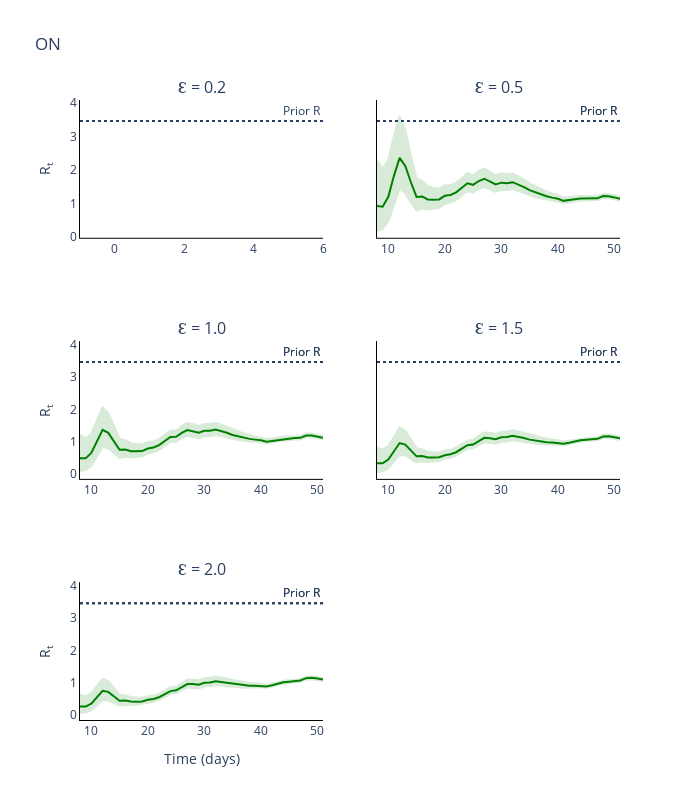

This figure's notebook cell:
### Code cell
from plotly.subplots import make_subplots

all_intervals = all_intervals[all_intervals['Central Probability']==0.95]

fig = go.Figure()
fig = make_subplots(
    rows=int(np.ceil(epsilon_range.shape[0]/2)), cols=2, subplot_titles=tuple('Ɛ = {}'.format(epsilon) for epsilon in epsilon_range[epsilon_range!=0]), shared_yaxes=True
)

# Plot (bar chart cases each day)
for e, epsilon in enumerate(epsilon_range[epsilon_range!=0]):
    if e == 0:
        fig.add_trace(
            go.Scatter(
                x=all_intervals.loc[all_intervals['Epsilon']==epsilon]['Time Points'],
                y=all_intervals.loc[all_intervals['Epsilon']==epsilon]['Mean'],
                name='Mean R profile for for new Ɛ',
                line_color='green'
            ),
            row= int(np.floor(e / 2)) + 1,
            col= e % 2 + 1
        )

        fig.add_trace(
            go.Scatter(
                x=all_intervals.loc[all_intervals['Epsilon']==epsilon]['Time Points'].tolist() + all_intervals.loc[all_intervals['Epsilon']==epsilon]['Time Points'].tolist()[::-1],
                y=all_intervals.loc[all_intervals['Epsilon']==epsilon][
                    'Upper bound CI'].values.tolist() + all_intervals.loc[all_intervals['Epsilon']==epsilon][
                        'Lower bound CI'].values.tolist()[::-1],
                fill='toself',
                fillcolor='green',
                line_color='green',
                opacity=0.15,
                mode='lines',
                name='Credible interval for new Ɛ',
            ),
            row= int(np.floor(e / 2)) + 1,
            col= e % 2 + 1
        )

        fig.add_trace(
            go.Scatter(
                x=all_intervals.loc[all_intervals['Epsilon']==epsilon]['Time Points'],
                y=all_intervals.loc[all_intervals['Epsilon']==0]['Mean'],
                name='Mean R profile for for Ɛ = 0'.format(epsilon),
                line_color='purple'
            ),
            row= int(np.floor(e / 2)) + 1,
            col= e % 2 + 1
        )


        fig.add_trace(
            go.Scatter(
                x=all_intervals.loc[all_intervals['Epsilon']==epsilon]['Time Points'].tolist() + all_intervals.loc[all_intervals['Epsilon']==epsilon]['Time Points'].tolist()[::-1],
                y=all_intervals.loc[all_intervals['Epsilon']==0][
                    'Upper bound CI'].values.tolist() + all_intervals.loc[all_intervals['Epsilon']==0][
                        'Lower bound CI'].values.tolist()[::-1],
                fill='toself',
                fillcolor='purple',
                line_color='purple',
                opacity=0.15,
                mode='lines',
                name='Credible interval for Ɛ = 0'
            ),
            row= int(np.floor(e / 2)) + 1,
            col= e % 2 + 1
        )

    else:
        fig.add_trace(
            go.Scatter(
                x=all_intervals.loc[all_intervals['Epsilon']==epsilon]['Time Points'],
                y=all_intervals.loc[all_intervals['Epsilon']==epsilon]['Mean'],
                line_color='green',
                showlegend=False
            ),
            row= int(np.floor(e / 2)) + 1,
            col= e % 2 + 1
        )

        fig.add_trace(
            go.Scatter(
                x=all_intervals.loc[all_intervals['Epsilon']==epsilon]['Time Points'].tolist() + all_intervals.loc[all_intervals['Epsilon']==epsilon]['Time Points'].tolist()[::-1],
                y=all_intervals.loc[all_intervals['Epsilon']==epsilon][
                    'Upper bound CI'].values.tolist() + all_intervals.loc[all_intervals['Epsilon']==epsilon][
                        'Lower bound CI'].values.tolist()[::-1],
                fill='toself',
                fillcolor='green',
                line_color='green',
                opacity=0.15,
                showlegend=False,
                mode='lines'
            ),
            row= int(np.floor(e / 2)) + 1,
            col= e % 2 + 1
        )

        fig.add_trace(
            go.Scatter(
                x=all_intervals.loc[all_intervals['Epsilon']==epsilon]['Time Points'],
                y=all_intervals.loc[all_intervals['Epsilon']==0]['Mean'],
                showlegend=False,
                line_color='purple'
            ),
            row= int(np.floor(e / 2)) + 1,
            col= e % 2 + 1
        )


        fig.add_trace(
            go.Scatter(
                x=all_intervals.loc[all_intervals['Epsilon']==epsilon]['Time Points'].tolist() + all_intervals.loc[all_intervals['Epsilon']==epsilon]['Time Points'].tolist()[::-1],
                y=all_intervals.loc[all_intervals['Epsilon']==0][
                    'Upper bound CI'].values.tolist() + all_intervals.loc[all_intervals['Epsilon']==0][
                        'Lower bound CI'].values.tolist()[::-1],
                fill='toself',
                fillcolor='purple',
                line_color='purple',
                opacity=0.15,
                mode='lines',
                showlegend=False,
            ),
            row= int(np.floor(e / 2)) + 1,
            col= e % 2 + 1
        )

        #fig.add_hrect(y0=prior_dist_interval[0], y1=prior_dist_interval[1], line_width=0, fillcolor='black', opacity=0.1)
        fig.add_hline(y=median, line_dash='dot',
                annotation_text='Prior R', fillcolor='black',
                annotation_position='top right',
                row= int(np.floor(e / 2)) + 1,
                col= e % 2 + 1)

    #fig.add_hrect(y0=prior_dist_interval[0], y1=prior_dist_interval[1], line_width=0, fillcolor='black', opacity=0.1)
    fig.add_hline(y=median, line_dash='dot',
              annotation_text='Prior R', fillcolor='black',
              annotation_position='top right',
              row= int(np.floor(e / 2)) + 1,
              col= e % 2 + 1)


# Add axis labels
fig.update_layout(
    title='ON',
    width=700, 
    height=800,
    plot_bgcolor='white',
    xaxis=dict(linecolor='black'),
    yaxis=dict(linecolor='black'),
    xaxis2=dict(linecolor='black'),
    yaxis2=dict(linecolor='black'),
    xaxis3=dict(linecolor='black'),
    yaxis3=dict(linecolor='black'),
    xaxis4=dict(linecolor='black'),
    yaxis4=dict(linecolor='black'),
    xaxis5=dict(linecolor='black'),
    yaxis5=dict(linecolor='black'),
    xaxis6=dict(linecolor='black'),
    yaxis6=dict(linecolor='black'),
    legend=dict(
        orientation="h",
        yanchor="bottom",
        y=1.02,
        xanchor="right",
        x=1
    ))

fig.update_xaxes(row=3, col=1, title_text='Time (days)')
fig.update_xaxes(row=3, col=2, title_text='Time (days)')
fig.update_yaxes(row=1, col=1, title_text='R<sub>t</sub>')
fig.update_yaxes(row=2, col=1, title_text='R<sub>t</sub>')
fig.update_yaxes(row=3, col=1, title_text='R<sub>t</sub>')

# fig.write_image('ON-diff-eps-inf.pdf')
fig.show()

### Figure 1 — Plotly figure (JSON) as saved in the notebook; plotly's stock layout.template omitted (floating-point values rounded to 4 significant figures)
{"data": [{"line": {"color": "green"}, "name": "Mean R profile for for new Ɛ", "type": "scatter", "x": [], "xaxis": "x", "y": [], "yaxis": "y"}, {"fill": "toself", "fillcolor": "green", "line": {"color": "green"}, "mode": "lines", "name": "Credible interval for new Ɛ", "opacity": 0.15, "type": "scatter", "x": [], "xaxis": "x", "y": [], "yaxis": "y"}, {"line": {"color": "purple"}, "name": "Mean R profile for for Ɛ = 0", "type": "scatter", "x": [], "xaxis": "x", "y": [], "yaxis": "y"}, {"fill": "toself", "fillcolor": "purple", "line": {"color": "purple"}, "mode": "lines", "name": "Credible interval for Ɛ = 0", "opacity": 0.15, "type": "scatter", "x": [], "xaxis": "x", "y": [], "yaxis": "y"}, {"line": {"color": "green"}, "showlegend": false, "type": "scatter", "x": [8, 9, 10, 11, 12, 13, 14, 15, 16, 17, 18, 19, 20, 21, 22, 23, 24, 25, 26, 27, 28, 29, 30, 31, 32, 33, 34, 35, 36, 37, 38, 39, 40, 41, 42, 43, 44, 45, 46, 47, 48, 49, 50, 51], "xaxis": "x2", "y": [0.9294, 0.9076, 1.202, 1.829, 2.365, 2.127, 1.637, 1.201, 1.21, 1.125, 1.116, 1.125, 1.233, 1.26, 1.337, 1.472, 1.608, 1.561, 1.675, 1.743, 1.668, 1.574, 1.626, 1.611, 1.64, 1.571, 1.494, 1.401, 1.335, 1.266, 1.219, 1.179, 1.144, 1.083, 1.096, 1.131, 1.15, 1.154, 1.161, 1.158, 1.225, 1.22, 1.186, 1.141], "yaxis": "y2"}, {"fill": "toself", "fillcolor": "green", "line": {"color": "green"}, "mode": "lines", "opacity": 0.15, "showlegend": false, "type": "scatter", "x": [8, 9, 10, 11, 12, 13, 14, 15, 16, 17, 18, 19, 20, 21, 22, 23, 24, 25, 26, 27, 28, 29, 30, 31, 32, 33, 34, 35, 36, 37, 38, 39, 40, 41, 42, 43, 44, 45, 46, 47, 48, 49, 50, 51, 51, 50, 49, 48, 47, 46, 45, 44, 43, 42, 41, 40, 39, 38, 37, 36, 35, 34, 33, 32, 31, 30, 29, 28, 27, 26, 25, 24, 23, 22, 21, 20, 19, 18, 17, 16, 15, 14, 13, 12, 11, 10, 9, 8], "xaxis": "x2", "y": [2.297, 2.04, 2.31, 3.022, 3.603, 3.2, 2.439, 1.749, 1.681, 1.516, 1.466, 1.446, 1.547, 1.554, 1.626, 1.767, 1.911, 1.85, 1.977, 2.051, 1.963, 1.852, 1.904, 1.875, 1.901, 1.817, 1.723, 1.606, 1.52, 1.428, 1.364, 1.308, 1.257, 1.181, 1.187, 1.214, 1.226, 1.224, 1.23, 1.225, 1.294, 1.288, 1.254, 1.209, 1.086, 1.129, 1.164, 1.169, 1.104, 1.107, 1.1, 1.096, 1.073, 1.034, 1.015, 1.066, 1.09, 1.117, 1.149, 1.2, 1.246, 1.318, 1.379, 1.436, 1.406, 1.41, 1.351, 1.428, 1.496, 1.431, 1.327, 1.367, 1.239, 1.108, 1.027, 0.9866, 0.8728, 0.8417, 0.8223, 0.8528, 0.792, 1.042, 1.318, 1.428, 0.962, 0.4698, 0.2411, 0.1866], "yaxis": "y2"}, {"line": {"color": "purple"}, "showlegend": false, "type": "scatter", "x": [8, 9, 10, 11, 12, 13, 14, 15, 16, 17, 18, 19, 20, 21, 22, 23, 24, 25, 26, 27, 28, 29, 30, 31, 32, 33, 34, 35, 36, 37, 38, 39, 40, 41, 42, 43, 44, 45, 46, 47, 48, 49, 50, 51], "xaxis": "x2", "y": [], "yaxis": "y2"}, {"fill": "toself", "fillcolor": "purple", "line": {"color": "purple"}, "mode": "lines", "opacity": 0.15, "showlegend": false, "type": "scatter", "x": [8, 9, 10, 11, 12, 13, 14, 15, 16, 17, 18, 19, 20, 21, 22, 23, 24, 25, 26, 27, 28, 29, 30, 31, 32, 33, 34, 35, 36, 37, 38, 39, 40, 41, 42, 43, 44, 45, 46, 47, 48, 49, 50, 51, 51, 50, 49, 48, 47, 46, 45, 44, 43, 42, 41, 40, 39, 38, 37, 36, 35, 34, 33, 32, 31, 30, 29, 28, 27, 26, 25, 24, 23, 22, 21, 20, 19, 18, 17, 16, 15, 14, 13, 12, 11, 10, 9, 8], "xaxis": "x2", "y": [], "yaxis": "y2"}, {"line": {"color": "green"}, "showlegend": false, "type": "scatter", "x": [8, 9, 10, 11, 12, 13, 14, 15, 16, 17, 18, 19, 20, 21, 22, 23, 24, 25, 26, 27, 28, 29, 30, 31, 32, 33, 34, 35, 36, 37, 38, 39, 40, 41, 42, 43, 44, 45, 46, 47, 48, 49, 50, 51], "xaxis": "x3", "y": [0.4954, 0.4897, 0.6591, 1.025, 1.369, 1.279, 1.015, 0.756, 0.7654, 0.711, 0.7064, 0.7159, 0.7942, 0.8275, 0.9011, 1.021, 1.152, 1.156, 1.279, 1.366, 1.335, 1.281, 1.341, 1.341, 1.378, 1.332, 1.28, 1.212, 1.169, 1.121, 1.092, 1.069, 1.05, 1.005, 1.029, 1.071, 1.098, 1.109, 1.122, 1.125, 1.195, 1.195, 1.165, 1.125], "yaxis": "y3"}, {"fill": "toself", "fillcolor": "green", "line": {"color": "green"}, "mode": "lines", "opacity": 0.15, "showlegend": false, "type": "scatter", "x": [8, 9, 10, 11, 12, 13, 14, 15, 16, 17, 18, 19, 20, 21, 22, 23, 24, 25, 26, 27, 28, 29, 30, 31, 32, 33, 34, 35, 36, 37, 38, 39, 40, 41, 42, 43, 44, 45, 46, 47, 48, 49, 50, 51, 51, 50, 49, 48, 47, 46, 45, 44, 43, 42, 41, 40, 39, 38, 37, 36, 35, 34, 33, 32, 31, 30, 29, 28, 27, 26, 25, 24, 23, 22, 21, 20, 19, 18, 17, 16, 15, 14, 13, 12, 11, 10, 9, 8], "xaxis": "x3", "y": [1.224, 1.099, 1.264, 1.687, 2.068, 1.901, 1.497, 1.096, 1.061, 0.9576, 0.9275, 0.9184, 0.9931, 1.015, 1.086, 1.212, 1.35, 1.349, 1.486, 1.583, 1.551, 1.491, 1.555, 1.549, 1.586, 1.531, 1.466, 1.382, 1.322, 1.257, 1.214, 1.178, 1.146, 1.089, 1.106, 1.141, 1.162, 1.169, 1.181, 1.183, 1.256, 1.256, 1.227, 1.186, 1.072, 1.112, 1.143, 1.144, 1.076, 1.074, 1.062, 1.051, 1.021, 0.976, 0.9484, 0.9841, 0.9949, 1.008, 1.024, 1.057, 1.085, 1.135, 1.176, 1.213, 1.178, 1.171, 1.111, 1.158, 1.19, 1.112, 1.0, 0.9942, 0.8703, 0.7543, 0.6797, 0.6381, 0.5566, 0.5333, 0.52, 0.5401, 0.501, 0.6525, 0.8043, 0.8356, 0.5412, 0.2581, 0.1302, 0.09951], "yaxis": "y3"}, {"line": {"color": "purple"}, "showlegend": false, "type": "scatter", "x": [8, 9, 10, 11, 12, 13, 14, 15, 16, 17, 18, 19, 20, 21, 22, 23, 24, 25, 26, 27, 28, 29, 30, 31, 32, 33, 34, 35, 36, 37, 38, 39, 40, 41, 42, 43, 44, 45, 46, 47, 48, 49, 50, 51], "xaxis": "x3", "y": [], "yaxis": "y3"}, {"fill": "toself", "fillcolor": "purple", "line": {"color": "purple"}, "mode": "lines", "opacity": 0.15, "showlegend": false, "type": "scatter", "x": [8, 9, 10, 11, 12, 13, 14, 15, 16, 17, 18, 19, 20, 21, 22, 23, 24, 25, 26, 27, 28, 29, 30, 31, 32, 33, 34, 35, 36, 37, 38, 39, 40, 41, 42, 43, 44, 45, 46, 47, 48, 49, 50, 51, 51, 50, 49, 48, 47, 46, 45, 44, 43, 42, 41, 40, 39, 38, 37, 36, 35, 34, 33, 32, 31, 30, 29, 28, 27, 26, 25, 24, 23, 22, 21, 20, 19, 18, 17, 16, 15, 14, 13, 12, 11, 10, 9, 8], "xaxis": "x3", "y": [], "yaxis": "y3"}, {"line": {"color": "green"}, "showlegend": false, "type": "scatter", "x": [8, 9, 10, 11, 12, 13, 14, 15, 16, 17, 18, 19, 20, 21, 22, 23, 24, 25, 26, 27, 28, 29, 30, 31, 32, 33, 34, 35, 36, 37, 38, 39, 40, 41, 42, 43, 44, 45, 46, 47, 48, 49, 50, 51], "xaxis": "x4", "y": [0.3377, 0.3353, 0.454, 0.7116, 0.9633, 0.9143, 0.7352, 0.5517, 0.5597, 0.5198, 0.5168, 0.525, 0.5856, 0.616, 0.6794, 0.7818, 0.8975, 0.9184, 1.035, 1.124, 1.114, 1.081, 1.14, 1.149, 1.188, 1.156, 1.119, 1.069, 1.039, 1.006, 0.9893, 0.978, 0.9699, 0.9386, 0.9697, 1.018, 1.051, 1.068, 1.086, 1.093, 1.166, 1.17, 1.145, 1.108], "yaxis": "y4"}, {"fill": "toself", "fillcolor": "green", "line": {"color": "green"}, "mode": "lines", "opacity": 0.15, "showlegend": false, "type": "scatter", "x": [8, 9, 10, 11, 12, 13, 14, 15, 16, 17, 18, 19, 20, 21, 22, 23, 24, 25, 26, 27, 28, 29, 30, 31, 32, 33, 34, 35, 36, 37, 38, 39, 40, 41, 42, 43, 44, 45, 46, 47, 48, 49, 50, 51, 51, 50, 49, 48, 47, 46, 45, 44, 43, 42, 41, 40, 39, 38, 37, 36, 35, 34, 33, 32, 31, 30, 29, 28, 27, 26, 25, 24, 23, 22, 21, 20, 19, 18, 17, 16, 15, 14, 13, 12, 11, 10, 9, 8], "xaxis": "x4", "y": [0.8345, 0.7526, 0.8699, 1.17, 1.45, 1.353, 1.08, 0.7975, 0.775, 0.6998, 0.6782, 0.673, 0.7313, 0.7536, 0.8161, 0.9234, 1.045, 1.062, 1.191, 1.29, 1.282, 1.248, 1.314, 1.32, 1.361, 1.323, 1.276, 1.212, 1.17, 1.123, 1.094, 1.072, 1.053, 1.01, 1.035, 1.078, 1.105, 1.119, 1.137, 1.145, 1.22, 1.225, 1.202, 1.165, 1.059, 1.095, 1.122, 1.119, 1.049, 1.042, 1.025, 1.009, 0.9733, 0.9231, 0.8891, 0.9135, 0.9142, 0.917, 0.9238, 0.9447, 0.9611, 0.9973, 1.025, 1.05, 1.013, 1.001, 0.9434, 0.9739, 0.9874, 0.9082, 0.8017, 0.7805, 0.6702, 0.5714, 0.5077, 0.4715, 0.4086, 0.3903, 0.3802, 0.3951, 0.3664, 0.4748, 0.5785, 0.5904, 0.3765, 0.1779, 0.08921, 0.06784], "yaxis": "y4"}, {"line": {"color": "purple"}, "showlegend": false, "type": "scatter", "x": [8, 9, 10, 11, 12, 13, 14, 15, 16, 17, 18, 19, 20, 21, 22, 23, 24, 25, 26, 27, 28, 29, 30, 31, 32, 33, 34, 35, 36, 37, 38, 39, 40, 41, 42, 43, 44, 45, 46, 47, 48, 49, 50, 51], "xaxis": "x4", "y": [], "yaxis": "y4"}, {"fill": "toself", "fillcolor": "purple", "line": {"color": "purple"}, "mode": "lines", "opacity": 0.15, "showlegend": false, "type": "scatter", "x": [8, 9, 10, 11, 12, 13, 14, 15, 16, 17, 18, 19, 20, 21, 22, 23, 24, 25, 26, 27, 28, 29, 30, 31, 32, 33, 34, 35, 36, 37, 38, 39, 40, 41, 42, 43, 44, 45, 46, 47, 48, 49, 50, 51, 51, 50, 49, 48, 47, 46, 45, 44, 43, 42, 41, 40, 39, 38, 37, 36, 35, 34, 33, 32, 31, 30, 29, 28, 27, 26, 25, 24, 23, 22, 21, 20, 19, 18, 17, 16, 15, 14, 13, 12, 11, 10, 9, 8], "xaxis": "x4", "y": [], "yaxis": "y4"}, {"line": {"color": "green"}, "showlegend": false, "type": "scatter", "x": [8, 9, 10, 11, 12, 13, 14, 15, 16, 17, 18, 19, 20, 21, 22, 23, 24, 25, 26, 27, 28, 29, 30, 31, 32, 33, 34, 35, 36, 37, 38, 39, 40, 41, 42, 43, 44, 45, 46, 47, 48, 49, 50, 51], "xaxis": "x5", "y": [0.2562, 0.2549, 0.3462, 0.5451, 0.7431, 0.7116, 0.5764, 0.4343, 0.4412, 0.4096, 0.4074, 0.4144, 0.4639, 0.4906, 0.5453, 0.6334, 0.7351, 0.7617, 0.8692, 0.9543, 0.9551, 0.9344, 0.992, 1.005, 1.044, 1.021, 0.9938, 0.9553, 0.9356, 0.9123, 0.9042, 0.9011, 0.9015, 0.8801, 0.9167, 0.9691, 1.007, 1.029, 1.052, 1.063, 1.138, 1.147, 1.126, 1.092], "yaxis": "y5"}, {"fill": "toself", "fillcolor": "green", "line": {"color": "green"}, "mode": "lines", "opacity": 0.15, "showlegend": false, "type": "scatter", "x": [8, 9, 10, 11, 12, 13, 14, 15, 16, 17, 18, 19, 20, 21, 22, 23, 24, 25, 26, 27, 28, 29, 30, 31, 32, 33, 34, 35, 36, 37, 38, 39, 40, 41, 42, 43, 44, 45, 46, 47, 48, 49, 50, 51, 51, 50, 49, 48, 47, 46, 45, 44, 43, 42, 41, 40, 39, 38, 37, 36, 35, 34, 33, 32, 31, 30, 29, 28, 27, 26, 25, 24, 23, 22, 21, 20, 19, 18, 17, 16, 15, 14, 13, 12, 11, 10, 9, 8], "xaxis": "x5", "y": [0.633, 0.5721, 0.6632, 0.8955, 1.117, 1.05, 0.8446, 0.6269, 0.6105, 0.5514, 0.5346, 0.5311, 0.5787, 0.5994, 0.6536, 0.7459, 0.8527, 0.8765, 0.9943, 1.088, 1.092, 1.073, 1.138, 1.149, 1.192, 1.164, 1.13, 1.08, 1.049, 1.014, 0.9961, 0.9835, 0.9745, 0.9427, 0.974, 1.021, 1.054, 1.074, 1.097, 1.109, 1.187, 1.196, 1.177, 1.145, 1.046, 1.079, 1.102, 1.096, 1.023, 1.012, 0.9907, 0.9691, 0.9289, 0.8749, 0.8361, 0.8518, 0.8453, 0.8413, 0.8411, 0.8537, 0.8623, 0.889, 0.9086, 0.9262, 0.8892, 0.8746, 0.8196, 0.8401, 0.8438, 0.7675, 0.6687, 0.6421, 0.5447, 0.4598, 0.4051, 0.3739, 0.3228, 0.3078, 0.2996, 0.3115, 0.2888, 0.3732, 0.4517, 0.4564, 0.2886, 0.1357, 0.06784, 0.05146], "yaxis": "y5"}, {"line": {"color": "purple"}, "showlegend": false, "type": "scatter", "x": [8, 9, 10, 11, 12, 13, 14, 15, 16, 17, 18, 19, 20, 21, 22, 23, 24, 25, 26, 27, 28, 29, 30, 31, 32, 33, 34, 35, 36, 37, 38, 39, 40, 41, 42, 43, 44, 45, 46, 47, 48, 49, 50, 51], "xaxis": "x5", "y": [], "yaxis": "y5"}, {"fill": "toself", "fillcolor": "purple", "line": {"color": "purple"}, "mode": "lines", "opacity": 0.15, "showlegend": false, "type": "scatter", "x": [8, 9, 10, 11, 12, 13, 14, 15, 16, 17, 18, 19, 20, 21, 22, 23, 24, 25, 26, 27, 28, 29, 30, 31, 32, 33, 34, 35, 36, 37, 38, 39, 40, 41, 42, 43, 44, 45, 46, 47, 48, 49, 50, 51, 51, 50, 49, 48, 47, 46, 45, 44, 43, 42, 41, 40, 39, 38, 37, 36, 35, 34, 33, 32, 31, 30, 29, 28, 27, 26, 25, 24, 23, 22, 21, 20, 19, 18, 17, 16, 15, 14, 13, 12, 11, 10, 9, 8], "xaxis": "x5", "y": [], "yaxis": "y5"}], "layout": {"annotations": [{"font": {"size": 16}, "showarrow": false, "text": "Ɛ = 0.2", "x": 0.225, "xanchor": "center", "xref": "paper", "y": 1, "yanchor": "bottom", "yref": "paper"}, {"font": {"size": 16}, "showarrow": false, "text": "Ɛ = 0.5", "x": 0.775, "xanchor": "center", "xref": "paper", "y": 1, "yanchor": "bottom", "yref": "paper"}, {"font": {"size": 16}, "showarrow": false, "text": "Ɛ = 1.0", "x": 0.225, "xanchor": "center", "xref": "paper", "y": 0.6111, "yanchor": "bottom", "yref": "paper"}, {"font": {"size": 16}, "showarrow": false, "text": "Ɛ = 1.5", "x": 0.775, "xanchor": "center", "xref": "paper", "y": 0.6111, "yanchor": "bottom", "yref": "paper"}, {"font": {"size": 16}, "showarrow": false, "text": "Ɛ = 2.0", "x": 0.225, "xanchor": "center", "xref": "paper", "y": 0.2222, "yanchor": "bottom", "yref": "paper"}, {"showarrow": false, "text": "Prior R", "x": 1, "xanchor": "right", "xref": "x domain", "y": 3.466, "yanchor": "bottom", "yref": "y"}, {"showarrow": false, "text": "Prior R", "x": 1, "xanchor": "right", "xref": "x2 domain", "y": 3.466, "yanchor": "bottom", "yref": "y2"}, {"showarrow": false, "text": "Prior R", "x": 1, "xanchor": "right", "xref": "x2 domain", "y": 3.466, "yanchor": "bottom", "yref": "y2"}, {"showarrow": false, "text": "Prior R", "x": 1, "xanchor": "right", "xref": "x3 domain", "y": 3.466, "yanchor": "bottom", "yref": "y3"}, {"showarrow": false, "text": "Prior R", "x": 1, "xanchor": "right", "xref": "x3 domain", "y": 3.466, "yanchor": "bottom", "yref": "y3"}, {"showarrow": false, "text": "Prior R", "x": 1, "xanchor": "right", "xref": "x4 domain", "y": 3.466, "yanchor": "bottom", "yref": "y4"}, {"showarrow": false, "text": "Prior R", "x": 1, "xanchor": "right", "xref": "x4 domain", "y": 3.466, "yanchor": "bottom", "yref": "y4"}, {"showarrow": false, "text": "Prior R", "x": 1, "xanchor": "right", "xref": "x5 domain", "y": 3.466, "yanchor": "bottom", "yref": "y5"}, {"showarrow": false, "text": "Prior R", "x": 1, "xanchor": "right", "xref": "x5 domain", "y": 3.466, "yanchor": "bottom", "yref": "y5"}], "height": 800, "legend": {"orientation": "h", "x": 1, "xanchor": "right", "y": 1.02, "yanchor": "bottom"}, "plot_bgcolor": "white", "shapes": [{"fillcolor": "black", "line": {"dash": "dot"}, "type": "line", "x0": 0, "x1": 1, "xref": "x domain", "y0": 3.466, "y1": 3.466, "yref": "y"}, {"fillcolor": "black", "line": {"dash": "dot"}, "type": "line", "x0": 0, "x1": 1, "xref": "x2 domain", "y0": 3.466, "y1": 3.466, "yref": "y2"}, {"fillcolor": "black", "line": {"dash": "dot"}, "type": "line", "x0": 0, "x1": 1, "xref": "x2 domain", "y0": 3.466, "y1": 3.466, "yref": "y2"}, {"fillcolor": "black", "line": {"dash": "dot"}, "type": "line", "x0": 0, "x1": 1, "xref": "x3 domain", "y0": 3.466, "y1": 3.466, "yref": "y3"}, {"fillcolor": "black", "line": {"dash": "dot"}, "type": "line", "x0": 0, "x1": 1, "xref": "x3 domain", "y0": 3.466, "y1": 3.466, "yref": "y3"}, {"fillcolor": "black", "line": {"dash": "dot"}, "type": "line", "x0": 0, "x1": 1, "xref": "x4 domain", "y0": 3.466, "y1": 3.466, "yref": "y4"}, {"fillcolor": "black", "line": {"dash": "dot"}, "type": "line", "x0": 0, "x1": 1, "xref": "x4 domain", "y0": 3.466, "y1": 3.466, "yref": "y4"}, {"fillcolor": "black", "line": {"dash": "dot"}, "type": "line", "x0": 0, "x1": 1, "xref": "x5 domain", "y0": 3.466, "y1": 3.466, "yref": "y5"}, {"fillcolor": "black", "line": {"dash": "dot"}, "type": "line", "x0": 0, "x1": 1, "xref": "x5 domain", "y0": 3.466, "y1": 3.466, "yref": "y5"}], "title": {"text": "ON"}, "width": 700, "xaxis": {"anchor": "y", "domain": [0, 0.45], "linecolor": "black"}, "xaxis2": {"anchor": "y2", "domain": [0.55, 1], "linecolor": "black"}, "xaxis3": {"anchor": "y3", "domain": [0, 0.45], "linecolor": "black"}, "xaxis4": {"anchor": "y4", "domain": [0.55, 1], "linecolor": "black"}, "xaxis5": {"anchor": "y5", "domain": [0, 0.45], "linecolor": "black", "title": {"text": "Time (days)"}}, "xaxis6": {"anchor": "y6", "domain": [0.55, 1], "linecolor": "black", "title": {"text": "Time (days)"}}, "yaxis": {"anchor": "x", "domain": [0.7778, 1], "linecolor": "black", "title": {"text": "R<sub>t</sub>"}}, "yaxis2": {"anchor": "x2", "domain": [0.7778, 1], "linecolor": "black", "matches": "y", "showticklabels": false}, "yaxis3": {"anchor": "x3", "domain": [0.3889, 0.6111], "linecolor": "black", "title": {"text": "R<sub>t</sub>"}}, "yaxis4": {"anchor": "x4", "domain": [0.3889, 0.6111], "linecolor": "black", "matches": "y3", "showticklabels": false}, "yaxis5": {"anchor": "x5", "domain": [0, 0.2222], "linecolor": "black", "title": {"text": "R<sub>t</sub>"}}, "yaxis6": {"anchor": "x6", "domain": [0, 0.2222], "linecolor": "black", "matches": "y5", "showticklabels": false}}}
